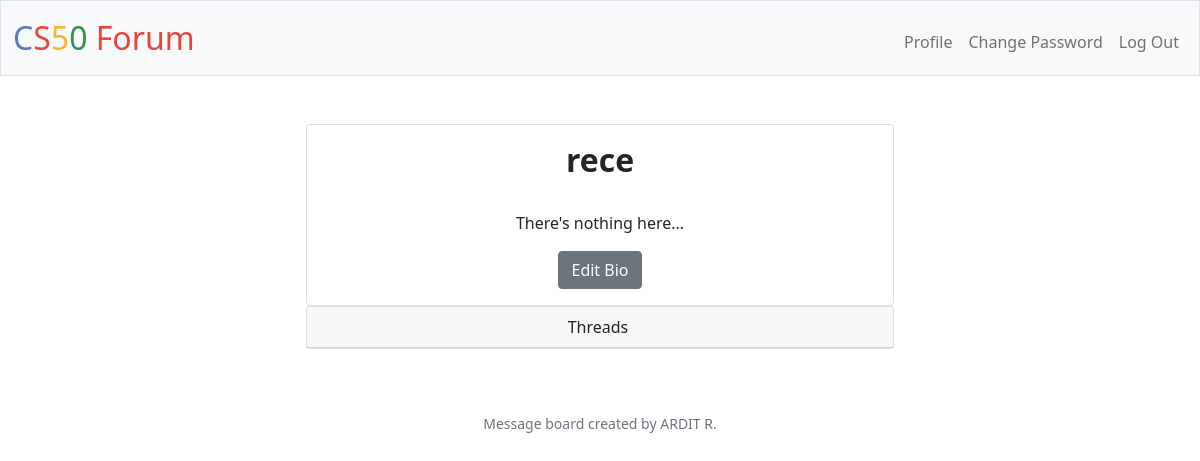
Page /profile?id=8 (signed in) on the earlier database version.
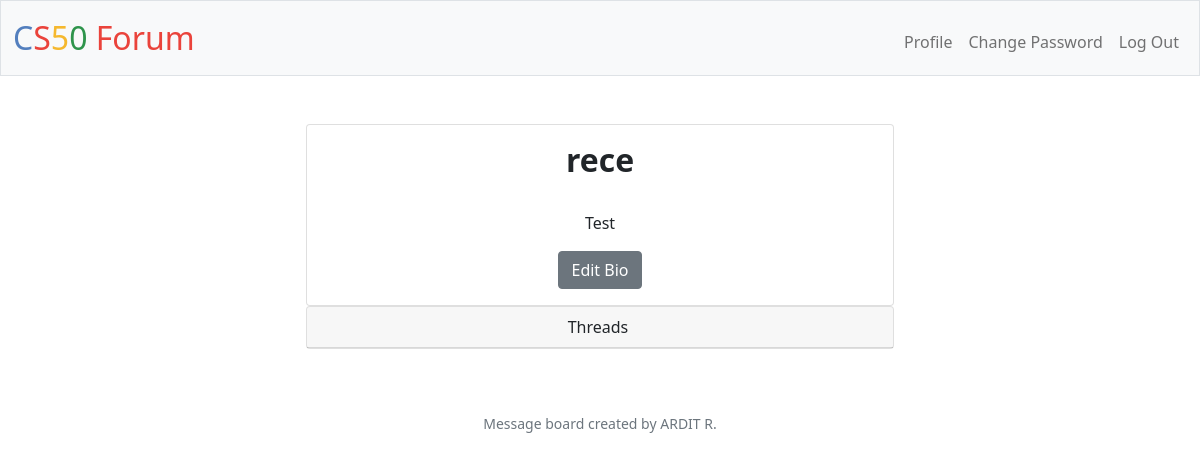
Same page on the later database version.
### tables this page shows
CREATE TABLE 'users' (id INTEGER PRIMARY KEY AUTOINCREMENT NOT NULL, username TEXT NOT NULL, hash TEXT NOT NULL, bio TEXT DEFAULT "There's nothing here...");

### app.py (the view)
@app.route("/profile")
def profile():
    id = request.args.get("id")
    get = db.execute("SELECT * FROM users WHERE id = ?", id)
    user = get[0]["username"]
    bio = get[0]["bio"]
    rows = db.execute("SELECT * FROM thread WHERE user = ?", user)
    return render_template("profile.html", user=user, bio=bio, id=int(id), rows=rows)

### app.py (called while the page is built)
@app.after_request
def after_request(response):
    response.headers["Cache-Control"] = "no-cache, no-store, must-revalidate"
    response.headers["Expires"] = 0
    response.headers["Pragma"] = "no-cache"
    return response

### templates/profile.html (shortened to what this page needs)
{% extends "layout.html" %}
{% block main %}
    <div class="card" style="margin:auto; width:50%">
        <div class="card-body">
        <h2 class="card-title"><b>{{ user }}</b></h2>
        <br>
        <p class="card-text">{{ bio }}</p>
        {% if session["user_id"] == id %}
        <form id="submit_edit" action="/edit_bio_form" method="GET">
            <button id="edit" type="submit" class="btn btn-secondary">Edit Bio</button>
        </form>
        {% endif %}
        </div>
    </div>
    <div class="card mb-3" style="margin:auto; width:50%">
        <div class="card-header pl-0 pr-0">
            <div class="row no-gutters w-100 align-items-center">
                <div class="col ml-3" style="position:relative; left:10px">Threads</div>
            </div>
        </div>
    </div>
{% endblock %}

### templates/layout.html (shortened to what this page needs)
<!DOCTYPE html>
<html lang="en">
    <head>
        <link href="https://cdn.jsdelivr.net/npm/bootstrap@5.1.3/dist/css/bootstrap.min.css" rel="stylesheet">
        <link href="/static/styles.css" rel="stylesheet">
    </head>
    <body>
        <nav class="bg-light border navbar navbar-expand-md navbar-light">
            <div class="container-fluid">
                <a class="navbar-brand" href="/"><span class="blue">C</span><span class="red">S</span><span class="yellow">5</span><span class="green">0</span> <span class="red">Forum</span></a>
                <div class="collapse navbar-collapse" id="navbar">
                    {% if session["user_id"] %}
                        <ul class="navbar-nav ms-auto mt-2">
                            <li class="nav-item"><a class="nav-link" href="/profile?id={{ session["user_id"] }}">Profile</a></li>
                            <li class="nav-item"><a class="nav-link" href="/password">Change Password</a></li>
                            <li class="nav-item"><a class="nav-link" href="/logout">Log Out</a></li>
                        </ul>
                    {% else %}
                        <ul class="navbar-nav ms-auto mt-2">
                            <li class="nav-item"><a class="nav-link" href="/password">Change Password</a></li>
                            <li class="nav-item"><a class="nav-link" href="/register">Register</a></li>
                            <li class="nav-item"><a class="nav-link" href="/login">Log In</a></li>
                        </ul>
                    {% endif %}
                </div>
            </div>
        </nav>
        <main class="container-fluid py-5 text-center">
            {% block main %}{% endblock %}
        </main>
        <footer class="mb-5 small text-center text-muted">
            Message board created by ARDIT R.
        </footer>
    </body>
</html>

### static/styles.css (style rules this page uses)
nav .navbar-brand { font-size: xx-large; }
nav .navbar-brand .blue { color: #537fbe; }
nav .navbar-brand .red { color: #ea433b; }
nav .navbar-brand .yellow { color: #f5b82e; }
nav .navbar-brand .green { color: #2e944b; }

Differences in the rows shown:
changed users "rece": bio "There's nothing here..." → "Test"
